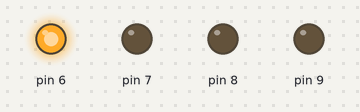
Simulated run of this sketch. Board: Arduino Uno, built with avr-gcc and run on an emulated ATmega328P. Shown: output pins drawn as LEDs (lit = HIGH).

Above: at 0.05 s.
At 0.25 s:
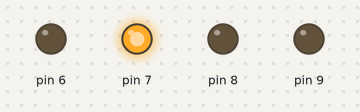
At 0.75 s:
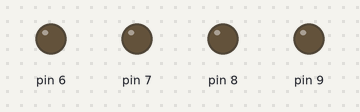
At 1.45 s:
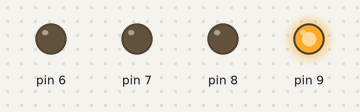
At 2.85 s:
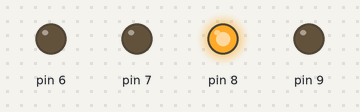
Timing chart, 0 to 3.1 s (numbered marks = the images above):
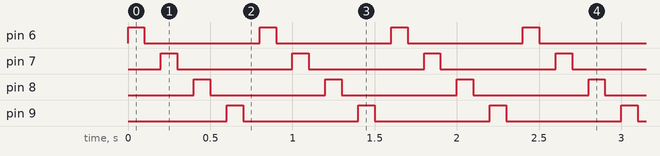

The sketch:

Tira_De_Leds_2.ino
```cpp
//TIPO DOS, TIRA DE LEDS SE ENCIENDE Y SE APAGA DE UNO EN UNO
int i = 6;    //PRIMER PIN
int tiempo1 = 100; //TIEMPO DE ESPERA ms

void setup() {

  for (i = 6; i < 10; i++) { //i=6 (primer pin por el que empieza); i<10 (ultimo pin); i++ es el incremento
    pinMode(i, OUTPUT);
  }
}

void loop() {
  for (i = 6; i < 10; i++) { //SOLO HE PUESTO 4 LEDS
    digitalWrite(i, 1);
    delay(tiempo1);
    digitalWrite(i, 0);
    delay(tiempo1);
  }
}
```

Measured:
- by itself, pin 6–9: alternates HIGH for 0.10 s and LOW for 0.70 s
